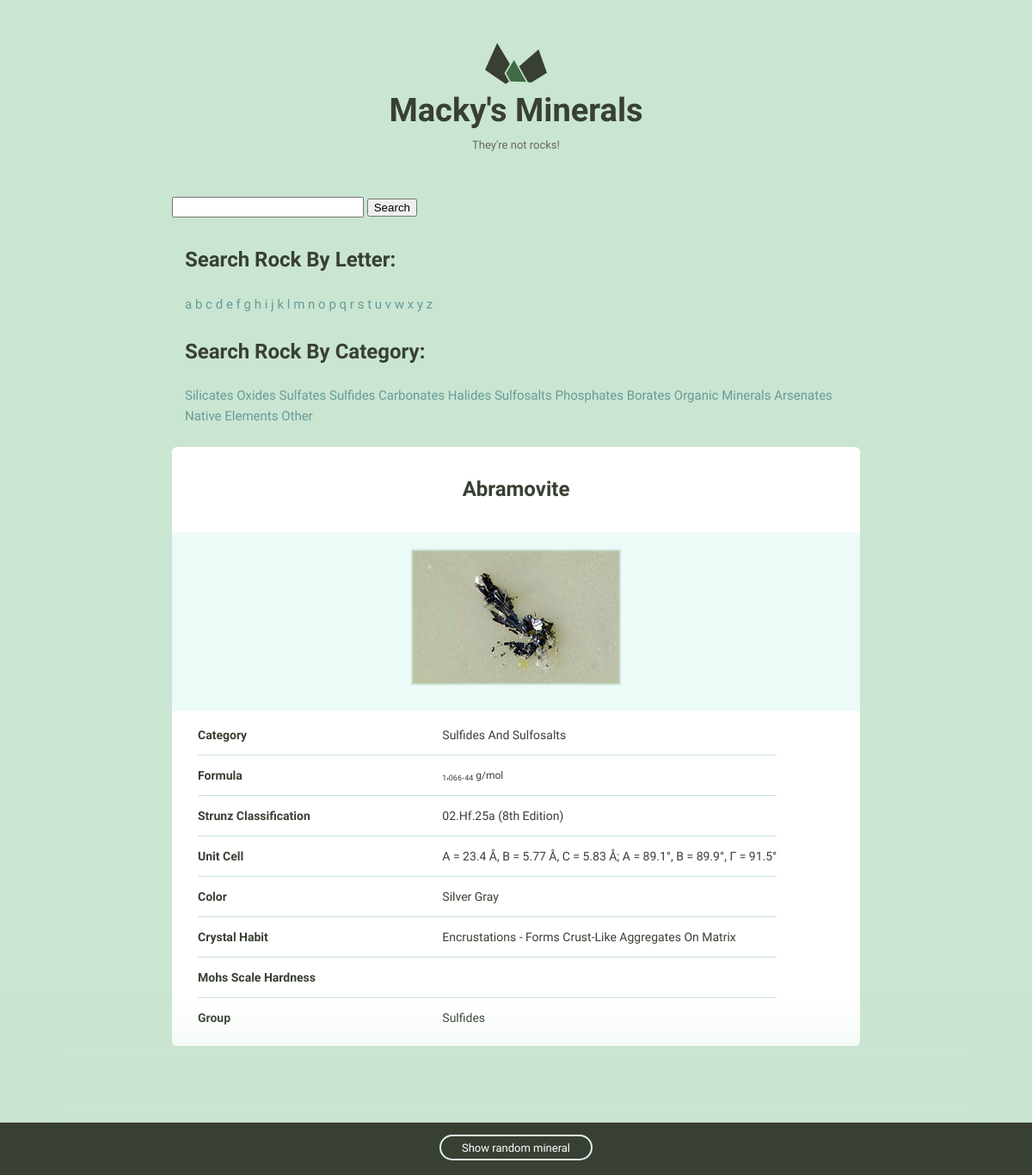
/minerals/807/, run on the app's committed database.
### minerals/models.py (models this page shows, shortened)
class Mineral(models.Model):
    name = models.CharField(max_length=100, unique=True)
    image_filename = models.CharField(max_length=255)
    image_caption = models.CharField(max_length=255)
    category = models.CharField(max_length=255)
    formula = models.CharField(max_length=255)
    strunz_classification = models.CharField(max_length=255)
    crystal_system = models.CharField(max_length=255)
    unit_cell = models.CharField(max_length=255)
    color = models.CharField(max_length=255)
    crystal_symmetry = models.CharField(max_length=255)
    cleavage = models.CharField(max_length=255)
    mohs_scale_hardness = models.CharField(max_length=255)
    luster = models.CharField(max_length=255)
    streak = models.CharField(max_length=255)
    diaphaneity = models.CharField(max_length=255)
    optical_properties = models.CharField(max_length=255)
    refractive_index = models.CharField(max_length=755)
    crystal_habit = models.CharField(max_length=255)
    specific_gravity = models.CharField(max_length=255)
    group = models.CharField(max_length=255)
    class Meta:
        ordering = ['name',]

### minerals/views.py (the view)
# urls.py: url(r'^(?P<pk>\d+)/$', views.mineral_detail, name='detail'),
def mineral_detail(request, pk):
    mineral = Mineral.objects.get(pk=pk)
    return render(request, 'minerals/mineral_detail.html', {'mineral': mineral})

### minerals/templatetags/mineral_extras.py (called while the page is built)
@register.inclusion_tag('minerals/mineral_nav.html')
def nav_minerals_list():
    return {'groups': groups}

### minerals/templates/minerals/mineral_detail.html
{% extends "layout.html" %}
{% load static %}
{% block content %}
<div class="grid-100 mineral__container">
<h1 class="mineral__name">{{mineral.name|title}}</h1>
  <div class="mineral__image-bg">
    <img class="mineral__image" src="{% static 'img' %}/{{mineral.name}}.jpg" alt="{{ mineral.name|title }}">
        <p class="mineral__caption">{{mineral.image_caption}}</p>
      </div>
<div class="mineral__table-container">
        <table class="mineral__table">
          <tr>
            <td class="mineral__category">Category</td>
            <td>{{mineral.category|title}}</td>
          </tr>
          <tr>
            <td class="mineral__category">Formula</td>
            <td class="mineral__formula">{{mineral.formula|safe}}</td>
          </tr>
          <tr>
            <td class="mineral__category">Strunz Classification</td>
            <td>{{mineral.strunz_classification|title}}</td>
          </tr>
          <tr>
            <td class="mineral__category">Unit Cell</td>
            <td>{{mineral.unit_cell|title}}</td>
          </tr>
          <tr>
            <td class="mineral__category">Color</td>
            <td>{{mineral.color|title}}</td>
          </tr>
          <tr>
            <td class="mineral__category">Crystal Habit</td>
            <td>{{mineral.crystal_habit|title}}</td>
          </tr>
          <tr>
            <td class="mineral__category">Mohs Scale Hardness</td>
            <td>{{mineral.mohs_scale_hardness|title}}</td>
          </tr>
           <tr>
            <td class="mineral__category">Group</td>
            <td>{{mineral.group|title}}</td>
          </tr>
        </table>
      </div>
    </div>
  </div>
{% endblock %}

### assets/css/global.css (style rules this page uses)
html { font-family: sans-serif; -ms-text-size-adjust: 100%; -webkit-text-size-adjust: 100%; }
body { margin: 0; }
h1 { font-size: 2em; margin: 0.67em 0; }
sub { font-size: 75%; line-height: 0; position: relative; vertical-align: baseline; bottom: -0.25em; }
img { border: 0; }
table { border-collapse: collapse; border-spacing: 0; }
td, th { padding: 0; }
html { font-size: 62.5%; }
body { background-color: #CAE5D2; font-size: 1.5em; line-height: 1.6; font-weight: 400; font-family: "Cousine"; color: #666; }
.grid, .grid-5, .grid-10, .grid-15, .grid-20, .grid-25, .grid-30, .grid-33, .grid-35, .grid-40, .grid-45, .grid-50, .grid-55, .grid-60, .grid-65, .grid-66, .grid-70, .grid-75, .grid-80, .grid-90, .grid-95, .grid-100 { float: left; box-sizing: border-box; position: relative; }
.grid-100 { width: 100%; padding: 0 15px; }
h1, h2, h3, h4, h5, h6 { margin-top: 0; margin-bottom: 2rem; font-weight: bold; font-family: "Work Sans", sans-serif; color: #384033; }
h1 { font-size: 3.8rem; }
@media (min-width: 550px) { h1 { font-size: 3.8rem; } }
p { margin-top: 0; font-size: 1.6rem; }
th, td { padding: 15px; text-align: left; border-bottom: 1px solid #e1e1e1; }
th:first-child, td:first-child { padding-left: 0; }
th:last-child, td:last-child { padding-right: 0; }
table, p, ul { margin-bottom: 2.5rem; }
.mineral__container { background-color: #fff; border-radius: 6px; list-style: none; padding: 0; text-align: center; }
.mineral__name { display: block; width: 100%; margin: 0; font-size: 24px; padding: 30px 0 30px 0; }
.mineral__image { display: block; margin: 0 auto; border: solid 2px #CAE5D2; }
.mineral__image-bg { background-color: #ecfaf8; padding: 20px 0; }
.mineral__caption { font-size: 12px; font-style: italic; padding: 10px 0 0 0; margin: 0; }
.mineral__table { font-size: 14px; color: #384033; }
.mineral__table td { border-color: #CAE5D2; }
.mineral__table tr:last-of-type td { border-bottom: none; padding-bottom: 0; }
.mineral__table-container { padding: 5px 30px 0; }
.mineral__category { font-weight: bold; width: 40%; }
.mineral__formula { font-size: 12px; }

### data on the page
Mineral: name "Abramovite", name (picture), category "Sulfides And Sulfosalts", formula "1 , 066 . 44 g/mol", strunz_classification "02.Hf.25a (8th Edition)", unit_cell "A = 23.4 Å, B = 5.77 Å, C = 5.83 Å; Α = 89.1°, Β = 89.9°, Γ = 91.5°", color "Silver Gray", crystal_habit "Encrustations - Forms Crust-Like Aggregates On Matrix", group "Sulfides"

### other printed values
{{ letter }} "a" "b" "c" "d" "e" "f" "g" "h" "i" "j" "k" "l" "m" "n" "o" "p" "q" "r" "s" "t" "u" "v" "w" "x" "y" "z"
{{ group }} "Silicates" "Oxides" "Sulfates" "Sulfides" "Carbonates" "Halides" "Sulfosalts" "Phosphates" "Borates" "Organic Minerals" "Arsenates" "Native Elements" "Other"
